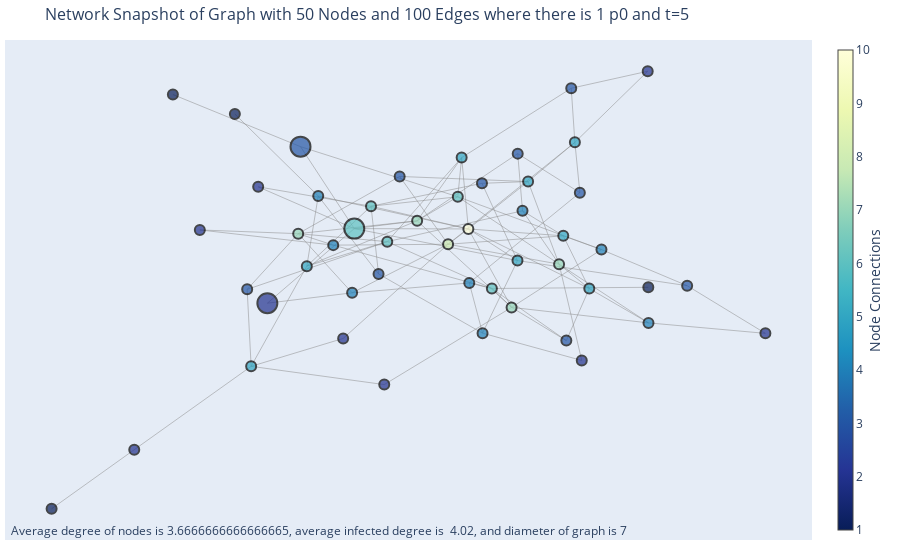

The notebook cell this image was saved under:
### Markdown cell above
## Graph Visualization

### Code cell
G = nx.from_numpy_array(graphs[-1])

edge_x = []
edge_y = []
positions = nx.spring_layout(G)
for edge in G.edges():
    x0, y0 = positions[edge[0]]
    x1, y1 = positions[edge[1]]
    edge_x.append(x0)
    edge_x.append(x1)
    edge_x.append(None)
    edge_y.append(y0)
    edge_y.append(y1)
    edge_y.append(None)


edge_trace = go.Scatter(
    x=edge_x, y=edge_y,
    line=dict(width=0.5, color='#888'),
    hoverinfo='none',
    mode='lines')

node_x = []
node_y = []
for node in G.nodes():
    x, y = positions[node]
    node_x.append(x)
    node_y.append(y)

node_trace = go.Scatter(
    x=node_x, y=node_y,
    mode='markers',
    hoverinfo='text',
    marker=dict(
        showscale=True,
        colorscale='YlGnBu',
        reversescale=True,
        color=[],
        size=[],
        colorbar=dict(
            thickness=15,
            title='Node Connections',
            xanchor='left',
            titleside='right'
        ),
        line=dict(
            color='Black',
            width=2
        )))

node_adjacencies = []
node_text = []
for node, adjacencies in enumerate(G.adjacency()):
    node_adjacencies.append(len(adjacencies[1]))
    node_text.append('# of connections: '+str(len(adjacencies[1])))
avg_degree = {
    0: np.average([adj for i, adj in enumerate(node_adjacencies) if not nodes_statuses[-1,i,-1]]),
    1: np.average([adj for i, adj in enumerate(node_adjacencies) if nodes_statuses[-1,i,-1]]),
}

node_trace.marker.color = node_adjacencies
node_trace.marker.size = [20 if nodes_statuses[-1,i,-1] else 10 for i in range(NUM_NODES)]
node_trace.text = node_text

fig = go.Figure(data=[edge_trace, node_trace],
            layout=go.Layout(
                title=f'Network Snapshot of Graph with {NUM_NODES} Nodes and {NUM_EDGES} Edges where there is 1 p0 and t=5',
                titlefont_size=16,
                showlegend=False,
                hovermode='closest',
                margin=dict(b=20,l=5,r=5,t=40),
                annotations=[ dict(
                    text=f'Average degree of nodes is {avg_degree[1]}, average infected degree is  {avg_degree[0]:2.2f}, and diameter of graph is {nx.diameter(max([G.subgraph(c).copy() for c in nx.connected_components(G)], key=len))}',
                    showarrow=False,
                    xref="paper", yref="paper",
                    x=0.005, y=-0.002 ), ],
                    
                xaxis=dict(showgrid=False, zeroline=False, showticklabels=False),
                yaxis=dict(showgrid=False, zeroline=False, showticklabels=False))
                )
                
fig.show()

### Figure 1 — Plotly figure (JSON) as saved in the notebook; plotly's stock layout.template omitted (floating-point values rounded to 4 significant figures; data arrays with more than 128 entries replaced by an {"elided": "..."} marker saying what was removed)
{"data": [{"hoverinfo": "none", "line": {"color": "#888", "width": 0.5}, "mode": "lines", "type": "scatter", "x": {"elided": "300 float values"}, "y": {"elided": "300 float values"}}, {"hoverinfo": "text", "marker": {"color": [2, 5, 2, 2, 3, 3, 5, 4, 2, 6, 7, 5, 5, 5, 2, 7, 1, 3, 4, 2, 6, 3, 4, 3, 7, 1, 4, 2, 5, 2, 7, 6, 3, 5, 3, 8, 10, 6, 3, 1, 4, 4, 1, 3, 3, 4, 5, 6, 2, 4], "colorbar": {"thickness": 15, "title": {"side": "right", "text": "Node Connections"}, "xanchor": "left"}, "colorscale": [[0, "rgb(255,255,217)"], [0.125, "rgb(237,248,177)"], [0.25, "rgb(199,233,180)"], [0.375, "rgb(127,205,187)"], [0.5, "rgb(65,182,196)"], [0.625, "rgb(29,145,192)"], [0.75, "rgb(34,94,168)"], [0.875, "rgb(37,52,148)"], [1, "rgb(8,29,88)"]], "line": {"color": "Black", "width": 2}, "reversescale": true, "showscale": true, "size": [10, 10, 20, 10, 10, 20, 10, 10, 10, 10, 10, 10, 10, 10, 10, 10, 10, 10, 10, 10, 10, 10, 10, 10, 10, 10, 10, 10, 10, 10, 10, 20, 10, 10, 10, 10, 10, 10, 10, 10, 10, 10, 10, 10, 10, 10, 10, 10, 10, 10]}, "mode": "markers", "text": ["# of connections: 2", "# of connections: 5", "# of connections: 2", "# of connections: 2", "# of connections: 3", "# of connections: 3", "# of connections: 5", "# of connections: 4", "# of connections: 2", "# of connections: 6", "# of connections: 7", "# of connections: 5", "# of connections: 5", "# of connections: 5", "# of connections: 2", "# of connections: 7", "# of connections: 1", "# of connections: 3", "# of connections: 4", "# of connections: 2", "# of connections: 6", "# of connections: 3", "# of connections: 4", "# of connections: 3", "# of connections: 7", "# of connections: 1", "# of connections: 4", "# of connections: 2", "# of connections: 5", "# of connections: 2", "# of connections: 7", "# of connections: 6", "# of connections: 3", "# of connections: 5", "# of connections: 3", "# of connections: 8", "# of connections: 10", "# of connections: 6", "# of connections: 3", "# of connections: 1", "# of connections: 4", "# of connections: 4", "# of connections: 1", "# of connections: 3", "# of connections: 3", "# of connections: 4", "# of connections: 5", "# of connections: 6", "# of connections: 2", "# of connections: 4"], "type": "scatter", "x": [-0.4372, 0.3499, -0.4144, -0.5822, -0.08559, -0.332, 0.3857, 0.4159, -0.226, -0.1568, -0.04213, 0.2336, 0.06848, 0.2072, 0.367, -0.3377, -0.4951, 0.3622, -0.288, -0.7452, 0.1436, 0.3286, -0.2037, 0.2078, 0.1925, -0.6491, 0.1204, 0.8233, 0.321, 0.5308, 0.3106, -0.1983, -0.4645, -0.4547, 0.119, 0.03476, 0.08515, -0.1164, 0.6289, -0.9505, 0.2197, -0.2507, 0.5324, 0.3408, -0.138, 0.08744, -0.3163, 0.05892, -0.1238, 0.5328], "y": [0.2428, 0.4145, -0.2064, 0.07639, 0.2829, 0.3979, -0.15, 0.0005877, -0.3425, 0.1679, 0.1116, 0.2631, 0.3556, -0.04187, -0.4274, 0.06199, 0.5238, 0.2203, 0.2075, -0.772, -0.1495, -0.3508, -0.1664, 0.371, -0.2226, 0.5992, -0.3221, -0.3228, 0.05363, 0.689, -0.05575, 0.0815, -0.153, -0.4502, 0.2564, 0.02114, 0.08021, 0.03115, -0.1389, -1, 0.1503, 0.01775, -0.1451, 0.6233, -0.09364, -0.1283, -0.06338, 0.2045, -0.5207, -0.2825]}], "layout": {"annotations": [{"showarrow": false, "text": "Average degree of nodes is 3.6666666666666665, average infected degree is  4.02, and diameter of graph is 7", "x": 0.005, "xref": "paper", "y": -0.002, "yref": "paper"}], "hovermode": "closest", "margin": {"b": 20, "l": 5, "r": 5, "t": 40}, "showlegend": false, "title": {"font": {"size": 16}, "text": "Network Snapshot of Graph with 50 Nodes and 100 Edges where there is 1 p0 and t=5"}, "xaxis": {"showgrid": false, "showticklabels": false, "zeroline": false}, "yaxis": {"showgrid": false, "showticklabels": false, "zeroline": false}}}
